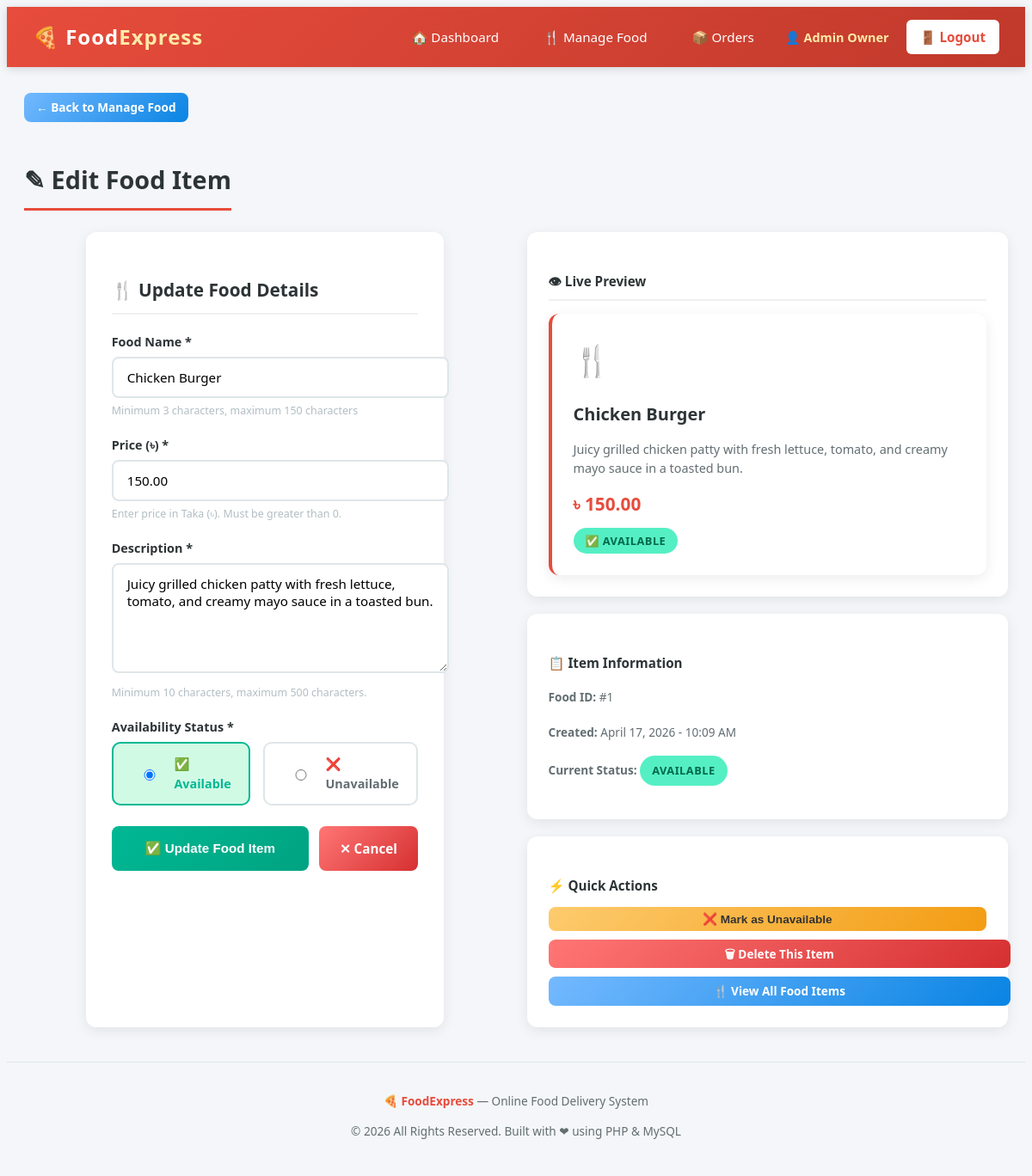
The app's page /admin/edit_food.php?id=1 (signed in) with its own data.
### tables this page shows
CREATE TABLE `food` (
  `id` int(11) NOT NULL,
  `name` varchar(150) NOT NULL,
  `price` decimal(10,2) NOT NULL,
  `description` text DEFAULT NULL,
  `status` enum('available','unavailable') NOT NULL DEFAULT 'available',
  `created_at` timestamp NOT NULL DEFAULT current_timestamp()
);

### admin/edit_food.php (the view, shortened to what this page needs)
<?php
include '../config/db.php';
$food_id = isset($_GET['id']) ? intval($_GET['id']) : 0;
$food = null;
if ($food_id > 0) {
    $query = "SELECT * FROM food WHERE id = ?";
    $stmt = mysqli_prepare($conn, $query);
    mysqli_stmt_bind_param($stmt, "i", $food_id);
    mysqli_stmt_execute($stmt);
    $result = mysqli_stmt_get_result($stmt);
    if (mysqli_num_rows($result) === 1) {
        $food = mysqli_fetch_assoc($result);
    } else {
        $error = "Food item not found.";
    }
} else {
    $error = "Invalid food item ID.";
}
$name = $food ? $food['name'] : '';
$price = $food ? $food['price'] : '';
$description = $food ? $food['description'] : '';
$status = $food ? $food['status'] : 'available';
include '../includes/header.php';
?>
<div class="container">
    <div style="margin-bottom: 20px; animation: fadeIn 0.4s ease-out;">
        <a href="/online-food-delivery/admin/manage_food.php" class="btn btn-info btn-sm">
            &#8592; Back to Manage Food
        </a>
    </div>
    <h2 class="page-title">&#9998; Edit Food Item</h2>
    <?php if ($food): ?>
        <div style="display: grid; grid-template-columns: 1fr 1fr; gap: 25px;">
            <div class="food-form" style="max-width: 100%;">
                <h3>&#127860; Update Food Details</h3>
                <form method="POST" action="">
                    <div class="form-group">
                        <label for="name">Food Name *</label>
                        <input
                            type="text"
                            id="name"
                            name="name"
                            placeholder="Enter food name"
                            value="<?php echo htmlspecialchars($name); ?>"
                            required
                            minlength="3"
                            maxlength="150"
                        >
                        <p class="password-hint">Minimum 3 characters, maximum 150 characters</p>
                    </div>
                    <div class="form-group">
                        <label for="price">Price (&#2547;) *</label>
                        <input
                            type="number"
                            id="price"
                            name="price"
                            placeholder="Enter price"
                            value="<?php echo htmlspecialchars($price); ?>"
                            required
                            min="1"
                            max="99999.99"
                            step="0.01"
                        >
                        <p class="password-hint">Enter price in Taka (&#2547;). Must be greater than 0.</p>
                    </div>
                    <div class="form-group">
                        <label for="description">Description *</label>
                        <textarea
                            id="description"
                            name="description"
                            placeholder="Enter food description..."
                            required
                            minlength="10"
                            maxlength="500"
                            rows="4"
                        ><?php echo htmlspecialchars($description); ?></textarea>
                        <p class="password-hint">Minimum 10 characters, maximum 500 characters.</p>
                    </div>
                    <div class="form-group">
                        <label>Availability Status *</label>
                        <div style="display: flex; gap: 15px; margin-top: 5px;">
                            <label style="display: flex; align-items: center; gap: 8px; cursor: pointer; padding: 12px 20px; border: 2px solid #dfe6e9; border-radius: 10px; transition: all 0.3s ease; <?php echo ($status === 'available') ? 'border-color: #00b894; background: #d1fae5;' : ''; ?>">
                                <input
                                    type="radio"
                                    name="status"
                                    value="available"
                                    <?php echo ($status === 'available') ? 'checked' : ''; ?>
                                >
                                <span style="font-weight: 600; color: <?php echo ($status === 'available') ? '#00b894' : '#636e72'; ?>;">
                                    &#9989; Available
                                </span>
                            </label>
                            <label style="display: flex; align-items: center; gap: 8px; cursor: pointer; padding: 12px 20px; border: 2px solid #dfe6e9; border-radius: 10px; transition: all 0.3s ease; <?php echo ($status === 'unavailable') ? 'border-color: #fdcb6e; background: #ffeaa7;' : ''; ?>">
                                <input
                                    type="radio"
                                    name="status"
                                    value="unavailable"
                                    <?php echo ($status === 'unavailable') ? 'checked' : ''; ?>
                                >
                                <span style="font-weight: 600; color: <?php echo ($status === 'unavailable') ? '#856404' : '#636e72'; ?>;">
                                    &#10060; Unavailable
                                </span>
                            </label>
                        </div>
                    </div>
                    <div style="display: flex; gap: 12px;">
                        <button type="submit" name="update_food" class="btn btn-success" style="flex: 1; padding: 14px;">
                            &#9989; Update Food Item
                        </button>
                        <a href="/online-food-delivery/admin/manage_food.php" class="btn btn-danger" style="padding: 14px 24px;">
                            &#10005; Cancel
                        </a>
                    </div>
                </form>
            </div>
            <div style="animation: fadeIn 0.7s ease-out;">
                <div style="background: #fff; border-radius: 12px; padding: 25px; box-shadow: 0 4px 15px rgba(0,0,0,0.08); margin-bottom: 20px;">
                    <h4 style="font-size: 0.95rem; color: #2d3436; margin-bottom: 15px; padding-bottom: 8px; border-bottom: 2px solid #f0f0f0;">
                        &#128065; Live Preview
                    </h4>
                    <div class="card" style="margin: 0; animation: none;">
                        <div style="margin-bottom: 10px;">
                            <span style="font-size: 2.2rem;">&#127860;</span>
                        </div>
                        <h3><?php echo htmlspecialchars($name); ?></h3>
                        <p class="description">
                            <?php echo htmlspecialchars($description); ?>
                        </p>
                        <div class="price">
                            &#2547; <?php echo number_format(floatval($price), 2); ?>
                        </div>
                        <span class="badge <?php echo ($status === 'available') ? 'badge-delivered' : 'badge-pending'; ?>">
                            <?php echo ($status === 'available') ? '&#9989; Available' : '&#10060; Unavailable'; ?>
                        </span>
                    </div>
                </div>
                <div style="background: #fff; border-radius: 12px; padding: 25px; box-shadow: 0 4px 15px rgba(0,0,0,0.08); margin-bottom: 20px;">
                    <h4 style="font-size: 0.95rem; color: #2d3436; margin-bottom: 12px;">
                        &#128203; Item Information
                    </h4>
                    <div style="font-size: 0.85rem; color: #636e72; line-height: 2;">
                        <p><strong>Food ID:</strong> #<?php echo $food['id']; ?></p>
                        <p><strong>Created:</strong> <?php echo date("F d, Y - h:i A", strtotime($food['created_at'])); ?></p>
                        <p><strong>Current Status:</strong>
                            <span class="badge <?php echo ($food['status'] === 'available') ? 'badge-delivered' : 'badge-pending'; ?>">
                                <?php echo htmlspecialchars($food['status']); ?>
                            </span>
                        </p>
                    </div>
                </div>
                <div style="background: #fff; border-radius: 12px; padding: 25px; box-shadow: 0 4px 15px rgba(0,0,0,0.08);">
                    <h4 style="font-size: 0.95rem; color: #2d3436; margin-bottom: 12px;">
                        &#9889; Quick Actions
                    </h4>
                    <div style="display: flex; flex-direction: column; gap: 10px;">
                        <form method="POST" action="/online-food-delivery/admin/manage_food.php" style="display: inline;">
                            <?php if ($food['status'] === 'available'): ?>
                                <button type="submit" name="toggle_status" class="btn btn-warning btn-block btn-sm">
                                    &#10060; Mark as Unavailable
                                </button>
                            <?php endif; ?>
                        </form>
                        <a href="/online-food-delivery/admin/delete_food.php?id=<?php echo $food['id']; ?>"
                           class="btn btn-danger btn-block btn-sm">
                            &#128465; Delete This Item
                        </a>
                        <a href="/online-food-delivery/admin/manage_food.php"
                           class="btn btn-info btn-block btn-sm">
                            &#127860; View All Food Items
                        </a>
                    </div>
                </div>
            </div>
        </div>
    <?php endif; ?>
</div>
<?php
include '../includes/footer.php';
?>

### assets/css/style.css (style rules this page uses)
body { font-family: 'Segoe UI', Tahoma, Geneva, Verdana, sans-serif; background-color: #f4f6f9; color: #333; line-height: 1.6; min-height: 100vh; }
a { text-decoration: none; color: inherit; }
.container { max-width: 1200px; margin: 30px auto; padding: 0 20px; }
.page-title { font-size: 1.8rem; font-weight: 700; color: #2d3436; margin-bottom: 25px; padding-bottom: 10px; border-bottom: 3px solid #e74c3c; display: inline-block; animation: fadeIn 0.5s ease-out; }
.card { background: #fff; border-radius: 12px; padding: 25px; box-shadow: 0 4px 15px rgba(0, 0, 0, 0.08); transition: transform 0.3s ease, box-shadow 0.3s ease; animation: fadeIn 0.6s ease-out forwards; border-left: 4px solid #e74c3c; }
.card h3 { font-size: 1.25rem; color: #2d3436; margin-bottom: 8px; }
.card .price { font-size: 1.3rem; font-weight: 700; color: #e74c3c; margin: 10px 0; }
.card .description { font-size: 0.9rem; color: #636e72; margin-bottom: 15px; line-height: 1.5; }
.btn { display: inline-block; padding: 10px 22px; border: none; border-radius: 8px; font-size: 0.95rem; font-weight: 600; cursor: pointer; transition: all 0.3s ease; text-align: center; }
.btn-success { background: linear-gradient(135deg, #00b894, #00a381); color: #fff; }
.btn-warning { background: linear-gradient(135deg, #fdcb6e, #f39c12); color: #333; }
.btn-info { background: linear-gradient(135deg, #74b9ff, #0984e3); color: #fff; }
.btn-danger { background: linear-gradient(135deg, #ff7675, #d63031); color: #fff; }
.btn-sm { padding: 6px 14px; font-size: 0.85rem; }
.btn-block { display: block; width: 100%; }
.badge { display: inline-block; padding: 5px 14px; border-radius: 20px; font-size: 0.8rem; font-weight: 600; letter-spacing: 0.5px; text-transform: uppercase; }
.badge-delivered { background: #55efc4; color: #00694b; }
.form-group { margin-bottom: 18px; }
.form-group label { display: block; font-weight: 600; margin-bottom: 6px; color: #2d3436; font-size: 0.9rem; }
.form-group input, .form-group select, .form-group textarea { width: 100%; padding: 12px 16px; border: 2px solid #dfe6e9; border-radius: 8px; font-size: 0.95rem; font-family: inherit; transition: border-color 0.3s ease, box-shadow 0.3s ease; background: #fff; }
.form-group textarea { resize: vertical; min-height: 100px; }

### assets/css/auth.css (style rules this page uses)
.password-hint { font-size: 0.78rem; color: #b2bec3; margin-top: 5px; }

### assets/css/dashboard.css (style rules this page uses)
.food-form { background: #fff; border-radius: 12px; padding: 30px; max-width: 600px; margin: 0 auto; box-shadow: 0 4px 15px rgba(0, 0, 0, 0.08); animation: fadeIn 0.6s ease-out; }
.food-form h3 { font-size: 1.3rem; color: #2d3436; margin-bottom: 20px; padding-bottom: 10px; border-bottom: 2px solid #f0f0f0; }

### records on screen
food: name "Chicken Burger", price "150.00", description "Juicy grilled chicken patty with fresh lettuce, tomato, and creamy mayo sauce in a toasted bun.", status "☑ ✅ Available", status "☐ ❌ Unavailable", id "1", created_at "April 17, 2026 - 10:09 AM", status "AVAILABLE"

### other values on screen
$user_name "Admin Owner"
